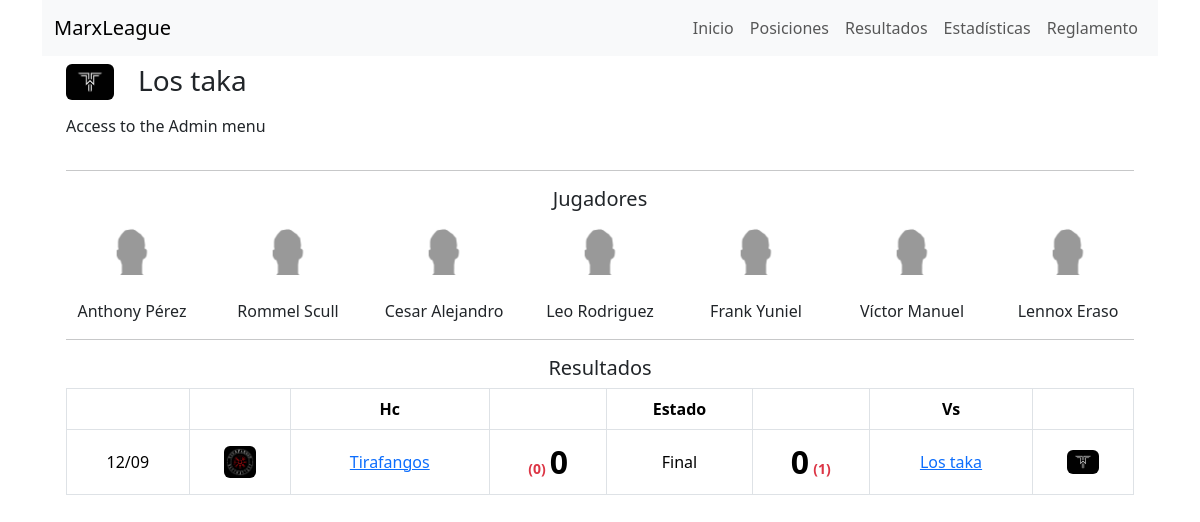
Page /team-details/4 on the committed database.
### futbol/models/team.py (models this page shows)
class Team(models.Model):
    name = models.CharField(max_length=100, unique=True, default="Nombre")
    description = models.CharField(max_length=300, null=True, blank=True)
    league = models.ManyToManyField(League)
    grade = models.CharField(max_length=50, null=True, blank=True)
    abbrev = models.CharField(max_length=3, null=True, blank=True)
    imagen = models.CharField(max_length=3, null=True, blank=True)
    def __str__(self):
        return self.name

### futbol/models/player.py (models this page shows, shortened)
class Player(models.Model):
    name = models.CharField(max_length=100, unique=True, default="Nombre")
    grade = models.CharField(max_length=50, null=True, blank=True)
    team = models.ForeignKey(Team, on_delete=models.SET_NULL, null=True)
    imagen = models.CharField(max_length=3, null=True, blank=True)
    alias = models.CharField(max_length=50, null=True, blank=True)

### futbol/models/schedule.py (models this page shows, shortened)
class Schedule(models.Model):
    STATUS_CHOICES = [
        ("completed", "Completed"),
        ("scheduled", "Scheduled"),
        ("raining", "Raining"),
        ("playing", "Playing"),
        ("pending", "Pending"),
    ]
    STAGES_CHOICES = [
        ("regular", "Regular"),
        ("octavos", "Octavos"),
        ("cuartos", "Cuartos"),
        ("semifinal", "SemiFinal"),
        ("final", "Final"),
    ]
    league = models.ForeignKey(League, on_delete=models.SET_NULL, null=True)
    vs = models.ForeignKey(
        Team,
        on_delete=models.SET_NULL,
        related_name="vs_schedule",
        null=True,
        blank=True,
    )
    hc = models.ForeignKey(
        Team,
        on_delete=models.SET_NULL,
        related_name="hc_schedule",
        null=True,
        blank=True,
    )
    date = models.DateField(null=True, blank=True)
    vs_goals = models.IntegerField(null=True, blank=True)
    hc_goals = models.IntegerField(null=True, blank=True)
    vs_definition_penalties = models.IntegerField(null=True, blank=True)
    hc_definition_penalties = models.IntegerField(null=True, blank=True)
    vs_points = models.IntegerField(null=True, blank=True)
    hc_points = models.IntegerField(null=True, blank=True)
    mvp = models.ForeignKey(Player, on_delete=models.SET_NULL, null=True, blank=True)
    status = models.CharField(
        max_length=20, choices=STATUS_CHOICES, default="scheduled"
    )
    stages = models.CharField(max_length=20, choices=STAGES_CHOICES, default="regular")

### futbol/views/pages/team_details_page.py (the view)
# urls.py: path("team-details/<int:id>", TeamDetailsPageView.as_view(), name="team_details_page"),
class TeamDetailsPageView(TemplateView):
    model = Team
    template_name = "pages/team_details_page.html"
    context_object_name = "team"
    pk_url_kwarg = "id"
    def get_context_data(self, **kwargs):
        context = super().get_context_data(**kwargs)
        team_id = self.kwargs.get(self.pk_url_kwarg)
        team = self.model.objects.get(id=team_id)
        context[self.context_object_name] = team
        players = team.player_set.all()
        schedules_view = ScheduleView(**kwargs)
        schedules_context = schedules_view.get_context_data(request=self.request, team_filter=team)
        html = render_to_string(schedules_view.template_name, schedules_context)
        context['team'] = team
        context['players'] = players
        context['schedules'] = html
        return context

### futbol/templates/views/schedule_view.html (shortened to what this page needs)
{% load static %}
<table class="table table-bordered table-condensed">
  <thead>
    <tr>
      <th class="text-center"></th>
      <th class="text-center"></th>
      <th class="text-center">Hc</th>
      <th class="text-center"></th>
      <th class="text-center">Estado</th>
      <th class="text-center"></th>
      <th class="text-center">Vs</th>
      <th class="text-center"></th>
    </tr>
  </thead>
  <tbody>
    {% for schedule in schedules %}
      <tr>
        <td class="text-center align-middle">{{ schedule.date|date:'d/m' }}</td>
        <td class="text-center align-middle">
          <img style="height: 32; width: 32px" src="{% static 'images/logos/' %}{{ schedule.hc.imagen|default:'na' }}.png" class="rounded" alt="Logo" />
        </td>
        <td class="text-center align-middle">
          <a href="{% url 'team_details_page'  schedule.hc.id %}">{{ schedule.hc }}</a>
        </td>
        <td class="text-center align-middle">
          {% if schedule.hc_definition_penalties is not None or schedule.hc_definition_penalties >= 0 %}
          <span class="fw-bold text-danger small">({{ schedule.hc_definition_penalties }})</span>
          {% endif %}
          {% if schedule.status == 'completed' or schedule.status == 'playing' %}
            <span class="fw-bold fs-2">{{ schedule.hc_goals }}</span>
          {% endif %}
        </td>
        <td class="text-center align-middle">
          {% if schedule.status == 'completed' %}
            Final
          {% elif schedule.status == 'scheduled' %}
          {% elif schedule.status == 'playing' %}
            En Juego
          {% elif schedule.status == 'pending' %}
            Pendiente
          {% elif schedule.status == 'raining' %}
            Lloviendo
          {% endif %}
        </td>
        <td class="text-center align-middle">
          {% if schedule.status == 'completed' or schedule.status == 'playing' %}
            <span class="fw-bold fs-2">{{ schedule.vs_goals }}</span>
          {% endif %}
          {% if schedule.vs_definition_penalties >= 0 %}
           <span class="fw-bold text-danger small">({{ schedule.vs_definition_penalties }})</span>
        {% endif %}
        </td>
        <td class="text-center align-middle">
          <a href="{% url 'team_details_page'  schedule.vs.id  %}">{{ schedule.vs }}</a>
        </td>
        <td class="text-center align-middle">
          <img style="height: 32; width: 32px" src="{% static 'images/logos/' %}{{ schedule.vs.imagen|default:'na' }}.png" class="rounded" alt="Logo" />
        </td>
      </tr>
    {% endfor %}
  </tbody>
</table>

### futbol/templates/pages/team_details_page.html (shortened to what this page needs)
{% extends './base.html' %}
{% load static %}
{% block content %}
  <div class="container">
    <div class="row">
      <div class="col-auto">
        <img style="height: 48; width: 48px" src="{% static 'images/logos/' %}{{ team.imagen|default:"na" }}.png" class="rounded" alt="Logo">
      </div>
      <div class="col">
        <h3>{{ team.name }}</h3>
      </div>
    </div>
    <div class="row mt-2">
      <div class="col">
        <p>{{ team.description }}</p>
      </div>
    </div>
    <hr />
    <div class="row">
      <div class="col">
        <h5 class="text-center">Jugadores</h5>
        <div class="row row-cols-3">
          {% for player in players %}
            <div class="col-md text-center mt-2">
              <div class="d-flex flex-column align-items-center">
                <img style="height: 48; width: 48px" src="{% static 'images/players/' %}{{ player.imagen|default:'na' }}.png" class="rounded" alt="Logo" /> <br />
                {{ player.name }}
              </div>
            </div>
          {% endfor %}
        </div>
      </div>
    </div>
    <hr />
    <div class="row">
      <div class="col">
        <h5 class="text-center">Resultados</h5>
        <div class="col">{{ schedules }}</div>
      </div>
    </div>
  </div>
{% endblock %}

### rows in the picture
Team: name "Los taka", description "Access to the Admin menu"
Player: name "Anthony Pérez"
Player: name "Rommel Scull"
Player: name "Cesar Alejandro"
Player: name "Leo Rodriguez"
Player: name "Frank Yuniel"
Player: name "Víctor Manuel"
Player: name "Lennox Eraso"
Schedule: date "12/09", hc "Tirafangos", hc_definition_penalties "0", hc_goals "0", status "Final", vs_goals "0", vs_definition_penalties "1", vs "Los taka"
